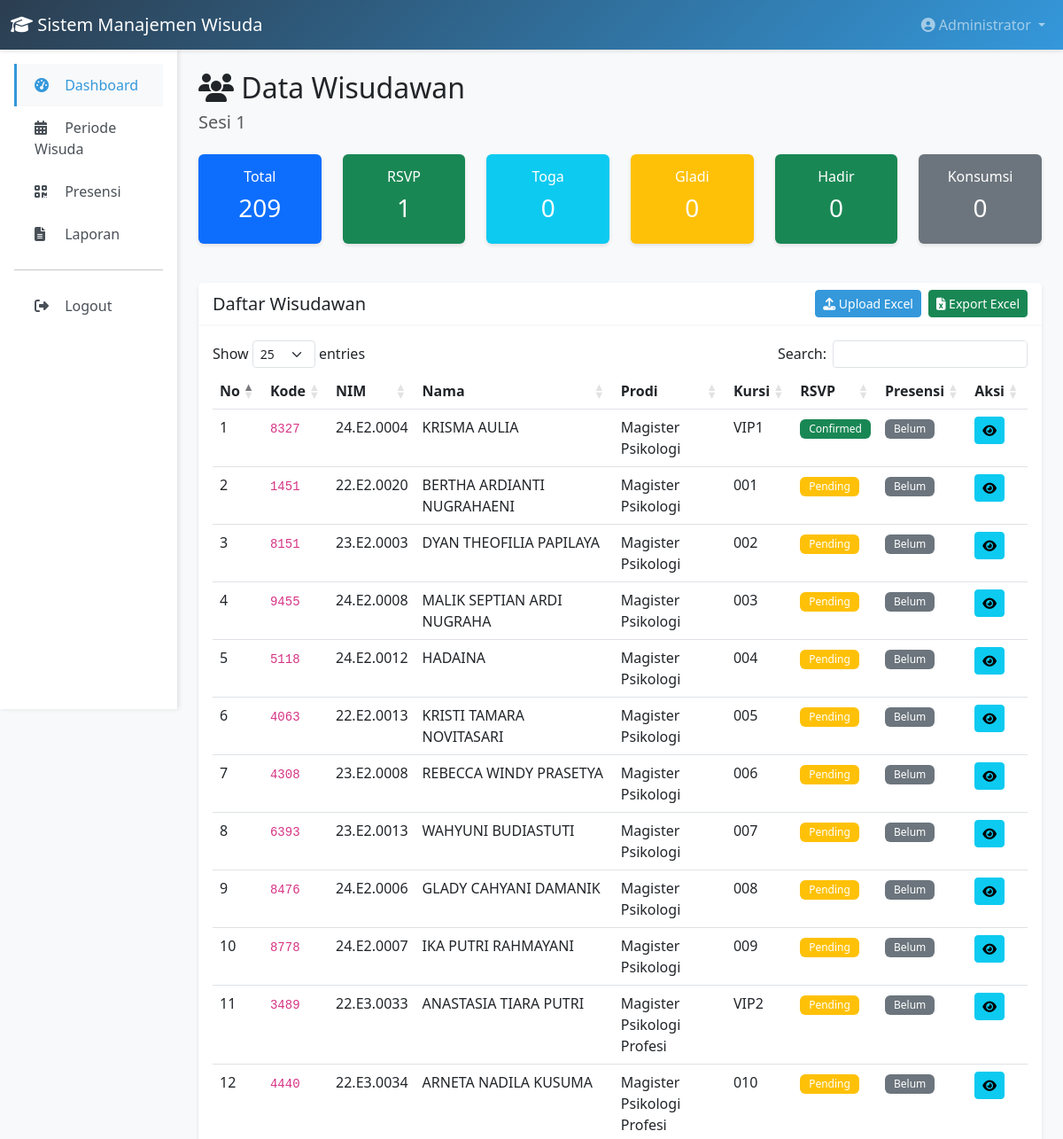
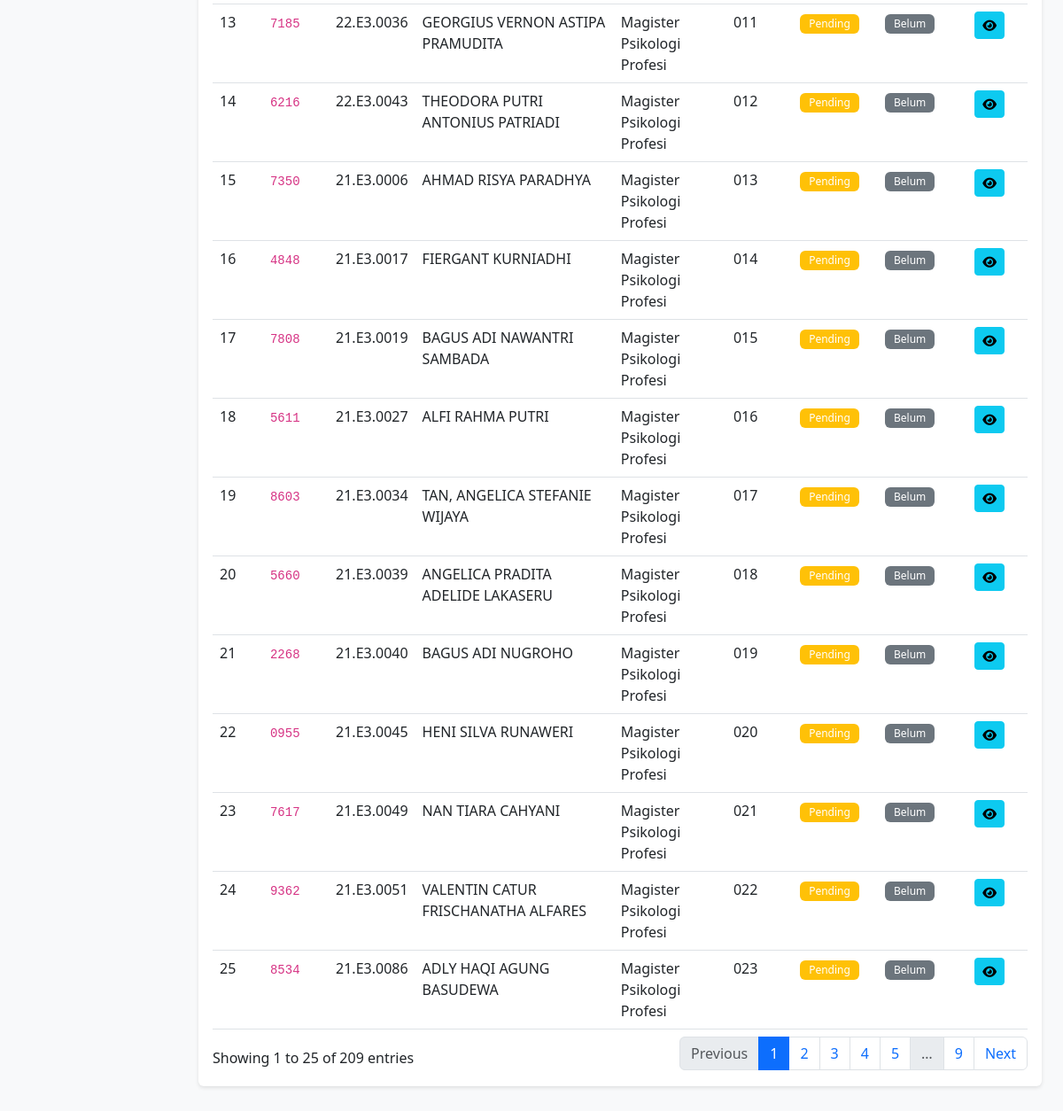
The page /index.php?url=wisudawan/index/2 (signed in) on the database its author committed (2 pictures, top to bottom).
### tables this page shows
CREATE TABLE `sesi_wisuda` (
  `id` int NOT NULL,
  `periode_id` int NOT NULL,
  `nama_sesi` varchar(100) NOT NULL,
  `tanggal` date NOT NULL,
  `waktu_mulai` time NOT NULL,
  `waktu_selesai` time NOT NULL,
  `lokasi` varchar(255) NOT NULL,
  `lokasi_iframe` text,
  `latitude` decimal(10,8) DEFAULT NULL,
  `longitude` decimal(11,8) DEFAULT NULL,
  `kapasitas` int DEFAULT '0',
  `informasi_tambahan` text,
  `created_at` timestamp NULL DEFAULT CURRENT_TIMESTAMP,
  `updated_at` timestamp NULL DEFAULT CURRENT_TIMESTAMP ON UPDATE CURRENT_TIMESTAMP
);

CREATE TABLE `2025_4_t_wisudawan` (
  `id` int NOT NULL,
  `periode_id` int NOT NULL,
  `sesi_id` int NOT NULL,
  `kode_unik` varchar(4) NOT NULL,
  `nim` varchar(20) NOT NULL,
  `nama_lengkap` varchar(100) NOT NULL,
  `program_studi` varchar(100) DEFAULT NULL,
  `fakultas` varchar(100) DEFAULT NULL,
  `ipk` decimal(3,2) DEFAULT NULL,
  `predikat` varchar(50) DEFAULT NULL,
  `email` varchar(100) DEFAULT NULL,
  `no_hp` varchar(20) DEFAULT NULL,
  `ukuran_toga` enum('VS','S','M','L','L2','L3','L4','L5','L6','L7','L8','XL','XXL') DEFAULT NULL,
  `nomor_kursi` varchar(20) DEFAULT NULL,
  `extra_data` text,
  `status_rsvp` enum('pending','confirmed','declined') DEFAULT 'pending',
  `rsvp_at` timestamp NULL DEFAULT NULL,
  `presensi_toga_at` timestamp NULL DEFAULT NULL,
  `presensi_toga_by` int DEFAULT NULL,
  `ttd_toga` text,
  `keterangan_toga` text,
  `presensi_gladi_at` timestamp NULL DEFAULT NULL,
  `presensi_gladi_by` int DEFAULT NULL,
  `presensi_hadir_at` timestamp NULL DEFAULT NULL,
  `presensi_hadir_by` int DEFAULT NULL,
  `ttd_hadir` text,
  `keterangan_hadir` text,
  `presensi_konsumsi_at` timestamp NULL DEFAULT NULL,
  `presensi_konsumsi_by` int DEFAULT NULL,
  `created_at` timestamp NULL DEFAULT CURRENT_TIMESTAMP,
  `updated_at` timestamp NULL DEFAULT CURRENT_TIMESTAMP ON UPDATE CURRENT_TIMESTAMP
);

### app/controllers/WisudawanController.php (called while the page is built, shortened)
<?php
class WisudawanController extends Controller {
    private $wisudawanModel;
    private $sesiModel;
    public function __construct() {
        $this->wisudawanModel = new Wisudawan();
        $this->sesiModel = new SesiWisuda();
    }
    public function index($sesiId) {
        $sesi = $this->sesiModel->getWithPeriode($sesiId);
        $wisudawanList = $this->wisudawanModel->getBySesi($sesiId, $sesi['periode_id']);
        $stats = $this->wisudawanModel->getStatsBySesi($sesiId, $sesi['periode_id']);
        $data = [
            'title' => 'Data Wisudawan - ' . $sesi['nama_sesi'],
            'sesi' => $sesi,
            'wisudawan_list' => $wisudawanList,
            'stats' => $stats
        ];
        $this->view('admin/wisudawan/index', $data);
    }
}

### app/core/Database.php (called while the page is built, shortened)
<?php
class Database {
    private static $instance = null;
    private $connection;
    private function __construct() {
        try {
            $dsn = "mysql:host=" . DB_HOST . ";dbname=" . DB_NAME . ";charset=" . DB_CHARSET;
            $options = [
                PDO::ATTR_ERRMODE => PDO::ERRMODE_EXCEPTION,
                PDO::ATTR_DEFAULT_FETCH_MODE => PDO::FETCH_ASSOC,
                PDO::ATTR_EMULATE_PREPARES => false,
            ];
            $this->connection = new PDO($dsn, DB_USER, DB_PASS, $options);
        } catch (PDOException $e) {
            die("Database connection failed: " . $e->getMessage());
        }
    }
    public static function getInstance() {
        if (self::$instance === null) {
            self::$instance = new self();
        }
        return self::$instance;
    }
    public function getConnection() {
        return $this->connection;
    }
}

### app/core/Model.php (called while the page is built, shortened)
<?php
class Model {
    protected $db;
    public function __construct() {
        $this->db = Database::getInstance()->getConnection();
    }
    public function query($sql, $params = []) {
        $stmt = $this->db->prepare($sql);
        $stmt->execute($params);
        return $stmt;
    }
    public function queryOne($sql, $params = []) {
        $stmt = $this->query($sql, $params);
        return $stmt->fetch();
    }
    public function queryAll($sql, $params = []) {
        $stmt = $this->query($sql, $params);
        return $stmt->fetchAll();
    }
}

### app/models/SesiWisuda.php (called while the page is built, shortened)
<?php
class SesiWisuda extends Model {
    protected $table = 'sesi_wisuda';
    public function getWithPeriode($id) {
        return $this->queryOne("
            SELECT
                s.*,
                p.nama_periode,
                p.tahun,
                p.table_prefix
            FROM {$this->table} s
            JOIN periode_wisuda p ON s.periode_id = p.id
            WHERE s.id = ?
        ", [$id]);
    }
}

### app/helpers/functions.php (called while the page is built, shortened)
<?php
function e($string) {
    return htmlspecialchars($string, ENT_QUOTES, 'UTF-8');
}
function url($path = '') {
    if (empty($path)) {
        return BASE_URL . 'index.php';
    }
    return BASE_URL . 'index.php?url=' . ltrim($path, '/');
}

### app/models/Wisudawan.php (called while the page is built, shortened)
<?php
class Wisudawan extends Model {
    private $tableName;
    public function setTable($tableName) {
        $this->tableName = $tableName;
    }
    public function getTableByPeriode($periodeId) {
        $result = $this->queryOne(
            "SELECT table_prefix FROM periode_wisuda WHERE id = ?",
            [$periodeId]
        );
        if ($result) {
            return $result['table_prefix'];
        }
        return null;
    }
    public function getBySesi($sesiId, $periodeId) {
        $this->getTableByPeriode($periodeId);
        return $this->queryAll("
            SELECT
                w.*,
                s.nama_sesi,
                s.tanggal,
                s.waktu_mulai,
                s.lokasi
            FROM `{$this->tableName}` w
            JOIN sesi_wisuda s ON w.sesi_id = s.id
            WHERE w.sesi_id = ?
            ORDER BY w.id ASC
        ", [$sesiId]);
    }
    public function getStatsBySesi($sesiId, $periodeId) {
        $this->getTableByPeriode($periodeId);
        return $this->queryOne("
            SELECT
                COUNT(*) as total,
                SUM(CASE WHEN status_rsvp = 'confirmed' THEN 1 ELSE 0 END) as rsvp_confirmed,
                SUM(CASE WHEN status_rsvp = 'declined' THEN 1 ELSE 0 END) as rsvp_declined,
                SUM(CASE WHEN presensi_toga_at IS NOT NULL THEN 1 ELSE 0 END) as presensi_toga,
                SUM(CASE WHEN presensi_gladi_at IS NOT NULL THEN 1 ELSE 0 END) as presensi_gladi,
                SUM(CASE WHEN presensi_hadir_at IS NOT NULL THEN 1 ELSE 0 END) as presensi_hadir,
                SUM(CASE WHEN presensi_konsumsi_at IS NOT NULL THEN 1 ELSE 0 END) as presensi_konsumsi
            FROM `{$this->tableName}`
            WHERE sesi_id = ?
        ", [$sesiId]);
    }
}

### app/views/admin/wisudawan/index.php (the view)
<?php require_once APP_PATH . '/views/layouts/header.php'; ?>
<?php require_once APP_PATH . '/views/layouts/navbar.php'; ?>
<div class="container-fluid">
    <div class="row">
        <div class="col-md-2 p-0">
            <?php require_once APP_PATH . '/views/layouts/sidebar_admin.php'; ?>
        </div>
        <div class="col-md-10 p-4">
            <div class="mb-4">
                <h2><i class="fas fa-users"></i> Data Wisudawan</h2>
                <h5 class="text-muted"><?= e($sesi['nama_sesi']) ?></h5>
            </div>
            <div class="row mb-4">
                <div class="col-md-2">
                    <div class="card bg-primary text-white">
                        <div class="card-body text-center">
                            <h6>Total</h6>
                            <h3><?= $stats['total'] ?? 0 ?></h3>
                        </div>
                    </div>
                </div>
                <div class="col-md-2">
                    <div class="card bg-success text-white">
                        <div class="card-body text-center">
                            <h6>RSVP</h6>
                            <h3><?= $stats['rsvp_confirmed'] ?? 0 ?></h3>
                        </div>
                    </div>
                </div>
                <div class="col-md-2">
                    <div class="card bg-info text-white">
                        <div class="card-body text-center">
                            <h6>Toga</h6>
                            <h3><?= $stats['presensi_toga'] ?? 0 ?></h3>
                        </div>
                    </div>
                </div>
                <div class="col-md-2">
                    <div class="card bg-warning text-white">
                        <div class="card-body text-center">
                            <h6>Gladi</h6>
                            <h3><?= $stats['presensi_gladi'] ?? 0 ?></h3>
                        </div>
                    </div>
                </div>
                <div class="col-md-2">
                    <div class="card bg-success text-white">
                        <div class="card-body text-center">
                            <h6>Hadir</h6>
                            <h3><?= $stats['presensi_hadir'] ?? 0 ?></h3>
                        </div>
                    </div>
                </div>
                <div class="col-md-2">
                    <div class="card bg-secondary text-white">
                        <div class="card-body text-center">
                            <h6>Konsumsi</h6>
                            <h3><?= $stats['presensi_konsumsi'] ?? 0 ?></h3>
                        </div>
                    </div>
                </div>
            </div>
            <div class="card">
                <div class="card-header d-flex justify-content-between align-items-center">
                    <h5 class="mb-0">Daftar Wisudawan</h5>
                    <div class="d-flex gap-2">
                        <a href="<?= url('wisudawan/upload/' . $sesi['id']) ?>" class="btn btn-primary btn-sm">
                            <i class="fas fa-upload"></i> Upload Excel
                        </a>
                        <a href="<?= url('wisudawan/export/' . $sesi['id']) ?>" class="btn btn-success btn-sm">
                            <i class="fas fa-file-excel"></i> Export Excel
                        </a>
                    </div>
                </div>
                <div class="card-body">
                    <div class="table-responsive">
                        <table class="table table-hover datatable">
                            <thead>
                                <tr>
                                    <th>No</th>
                                    <th>Kode</th>
                                    <th>NIM</th>
                                    <th>Nama</th>
                                    <th>Prodi</th>
                                    <th>Kursi</th>
                                    <th>RSVP</th>
                                    <th>Presensi</th>
                                    <th>Aksi</th>
                                </tr>
                            </thead>
                            <tbody>
                                <?php $no = 1; foreach ($wisudawan_list as $w): ?>
                                <tr>
                                    <td><?= $no++ ?></td>
                                    <td><code><?= e($w['kode_unik']) ?></code></td>
                                    <td><?= e($w['nim']) ?></td>
                                    <td><?= e($w['nama_lengkap']) ?></td>
                                    <td><?= e($w['program_studi']) ?></td>
                                    <td><?= e($w['nomor_kursi'] ?: '-') ?></td>
                                    <td>
                                        <?php if ($w['status_rsvp'] === 'confirmed'): ?>
                                            <span class="badge bg-success">Confirmed</span>
                                        <?php elseif ($w['status_rsvp'] === 'declined'): ?>
                                            <span class="badge bg-danger">Declined</span>
                                        <?php else: ?>
                                            <span class="badge bg-warning">Pending</span>
                                        <?php endif; ?>
                                    </td>
                                    <td>
                                        <?php if ($w['presensi_hadir_at']): ?>
                                            <span class="badge bg-success">Hadir</span>
                                        <?php else: ?>
                                            <span class="badge bg-secondary">Belum</span>
                                        <?php endif; ?>
                                    </td>
                                    <td>
                                        <a href="<?= url('wisudawan/detail/' . $w['id'] . '/' . $sesi['periode_id']) ?>" class="btn btn-sm btn-info" title="Detail">
                                            <i class="fas fa-eye"></i>
                                        </a>
                                    </td>
                                </tr>
                                <?php endforeach; ?>
                            </tbody>
                        </table>
                    </div>
                </div>
            </div>
        </div>
    </div>
</div>
<?php require_once APP_PATH . '/views/layouts/footer.php'; ?>

### app/views/layouts/header.php (style rules this page uses)
:root { --primary-color: #2c3e50; --secondary-color: #3498db; --success-color: #27ae60; --danger-color: #e74c3c; --warning-color: #f39c12; }
body { font-family: 'Segoe UI', Tahoma, Geneva, Verdana, sans-serif; background-color: #f8f9fa; }
.card { border: none; box-shadow: 0 2px 4px rgba(0,0,0,0.1); margin-bottom: 20px; }
.card-header { background-color: #fff; border-bottom: 2px solid #f8f9fa; font-weight: 600; }
.btn-primary { background-color: var(--secondary-color); border-color: var(--secondary-color); }
.table-responsive { border-radius: 5px; }
.badge { padding: 5px 10px; font-weight: 500; }

### rows shown on the page
sesi_wisuda: nama_sesi "Sesi 1"
2025_4_t_wisudawan: kode_unik "8327", nim "24.E2.0004", nama_lengkap "KRISMA AULIA", program_studi "Magister Psikologi", nomor_kursi "VIP1", status_rsvp "Confirmed", shows "Belum"
2025_4_t_wisudawan: kode_unik "1451", nim "22.E2.0020", nama_lengkap "BERTHA ARDIANTI NUGRAHAENI", program_studi "Magister Psikologi", nomor_kursi "001", status_rsvp "Pending", shows "Belum"
2025_4_t_wisudawan: kode_unik "8151", nim "23.E2.0003", nama_lengkap "DYAN THEOFILIA PAPILAYA", program_studi "Magister Psikologi", nomor_kursi "002", status_rsvp "Pending", shows "Belum"
2025_4_t_wisudawan: kode_unik "9455", nim "24.E2.0008", nama_lengkap "MALIK SEPTIAN ARDI NUGRAHA", program_studi "Magister Psikologi", nomor_kursi "003", status_rsvp "Pending", shows "Belum"
2025_4_t_wisudawan: kode_unik "5118", nim "24.E2.0012", nama_lengkap "HADAINA", program_studi "Magister Psikologi", nomor_kursi "004", status_rsvp "Pending", shows "Belum"
2025_4_t_wisudawan: kode_unik "4063", nim "22.E2.0013", nama_lengkap "KRISTI TAMARA NOVITASARI", program_studi "Magister Psikologi", nomor_kursi "005", status_rsvp "Pending", shows "Belum"
2025_4_t_wisudawan: kode_unik "4308", nim "23.E2.0008", nama_lengkap "REBECCA WINDY PRASETYA", program_studi "Magister Psikologi", nomor_kursi "006", status_rsvp "Pending", shows "Belum"
2025_4_t_wisudawan: kode_unik "6393", nim "23.E2.0013", nama_lengkap "WAHYUNI BUDIASTUTI", program_studi "Magister Psikologi", nomor_kursi "007", status_rsvp "Pending", shows "Belum"
2025_4_t_wisudawan: kode_unik "8476", nim "24.E2.0006", nama_lengkap "GLADY CAHYANI DAMANIK", program_studi "Magister Psikologi", nomor_kursi "008", status_rsvp "Pending", shows "Belum"
2025_4_t_wisudawan: kode_unik "8778", nim "24.E2.0007", nama_lengkap "IKA PUTRI RAHMAYANI", program_studi "Magister Psikologi", nomor_kursi "009", status_rsvp "Pending", shows "Belum"
2025_4_t_wisudawan: kode_unik "3489", nim "22.E3.0033", nama_lengkap "ANASTASIA TIARA PUTRI", program_studi "Magister Psikologi Profesi", nomor_kursi "VIP2", status_rsvp "Pending", shows "Belum"
2025_4_t_wisudawan: kode_unik "4440", nim "22.E3.0034", nama_lengkap "ARNETA NADILA KUSUMA", program_studi "Magister Psikologi Profesi", nomor_kursi "010", status_rsvp "Pending", shows "Belum"
2025_4_t_wisudawan: kode_unik "7185", nim "22.E3.0036", nama_lengkap "GEORGIUS VERNON ASTIPA PRAMUDITA", program_studi "Magister Psikologi Profesi", nomor_kursi "011", status_rsvp "Pending", shows "Belum"
2025_4_t_wisudawan: kode_unik "6216", nim "22.E3.0043", nama_lengkap "THEODORA PUTRI ANTONIUS PATRIADI", program_studi "Magister Psikologi Profesi", nomor_kursi "012", status_rsvp "Pending", shows "Belum"
2025_4_t_wisudawan: kode_unik "7350", nim "21.E3.0006", nama_lengkap "AHMAD RISYA PARADHYA", program_studi "Magister Psikologi Profesi", nomor_kursi "013", status_rsvp "Pending", shows "Belum"
2025_4_t_wisudawan: kode_unik "4848", nim "21.E3.0017", nama_lengkap "FIERGANT KURNIADHI", program_studi "Magister Psikologi Profesi", nomor_kursi "014", status_rsvp "Pending", shows "Belum"
2025_4_t_wisudawan: kode_unik "7808", nim "21.E3.0019", nama_lengkap "BAGUS ADI NAWANTRI SAMBADA", program_studi "Magister Psikologi Profesi", nomor_kursi "015", status_rsvp "Pending", shows "Belum"
2025_4_t_wisudawan: kode_unik "5611", nim "21.E3.0027", nama_lengkap "ALFI RAHMA PUTRI", program_studi "Magister Psikologi Profesi", nomor_kursi "016", status_rsvp "Pending", shows "Belum"
2025_4_t_wisudawan: kode_unik "8603", nim "21.E3.0034", nama_lengkap "TAN, ANGELICA STEFANIE WIJAYA", program_studi "Magister Psikologi Profesi", nomor_kursi "017", status_rsvp "Pending", shows "Belum"
2025_4_t_wisudawan: kode_unik "5660", nim "21.E3.0039", nama_lengkap "ANGELICA PRADITA ADELIDE LAKASERU", program_studi "Magister Psikologi Profesi", nomor_kursi "018", status_rsvp "Pending", shows "Belum"
2025_4_t_wisudawan: kode_unik "2268", nim "21.E3.0040", nama_lengkap "BAGUS ADI NUGROHO", program_studi "Magister Psikologi Profesi", nomor_kursi "019", status_rsvp "Pending", shows "Belum"
2025_4_t_wisudawan: kode_unik "0955", nim "21.E3.0045", nama_lengkap "HENI SILVA RUNAWERI", program_studi "Magister Psikologi Profesi", nomor_kursi "020", status_rsvp "Pending", shows "Belum"
2025_4_t_wisudawan: kode_unik "7617", nim "21.E3.0049", nama_lengkap "NAN TIARA CAHYANI", program_studi "Magister Psikologi Profesi", nomor_kursi "021", status_rsvp "Pending", shows "Belum"
2025_4_t_wisudawan: kode_unik "9362", nim "21.E3.0051", nama_lengkap "VALENTIN CATUR FRISCHANATHA ALFARES", program_studi "Magister Psikologi Profesi", nomor_kursi "022", status_rsvp "Pending", shows "Belum"
2025_4_t_wisudawan: kode_unik "8534", nim "21.E3.0086", nama_lengkap "ADLY HAQI AGUNG BASUDEWA", program_studi "Magister Psikologi Profesi", nomor_kursi "023", status_rsvp "Pending", shows "Belum"

### other values the page prints
APP_NAME "Sistem Manajemen Wisuda"
$_SESSION['full_name'] "Administrator"
$stats['total'] "209"
$stats['rsvp_confirmed'] "1"
$stats['presensi_toga'] "0"
$stats['presensi_gladi'] "0"
$stats['presensi_hadir'] "0"
$stats['presensi_konsumsi'] "0"
